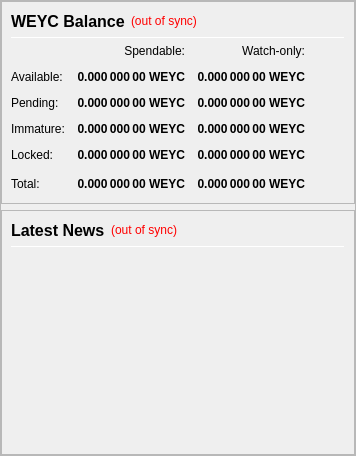
                <widget class="QFrame" name="frameObfuscation">
                 <property name="minimumSize">
                  <size>
                   <width>0</width>
                   <height>0</height>
                  </size>
                 </property>
                 <property name="frameShape">
                  <enum>QFrame::StyledPanel</enum>
                 </property>
                 <property name="frameShadow">
                  <enum>QFrame::Raised</enum>
                 </property>
                 <layout class="QVBoxLayout" name="verticalLayout" stretch="0,0">
                  <property name="leftMargin">
                   <number>0</number>
                  </property>
                  <property name="topMargin">
                   <number>0</number>
                  </property>
                  <property name="rightMargin">
                   <number>0</number>
                  </property>
                  <property name="bottomMargin">
                   <number>0</number>
                  </property>
                  <item>
                   <widget class="QFrame" name="frame_Balances">
                    <property name="frameShape">
                     <enum>QFrame::StyledPanel</enum>
                    </property>
                    <property name="frameShadow">
                     <enum>QFrame::Raised</enum>
                    </property>
                    <layout class="QVBoxLayout" name="verticalLayout_2">
                     <item>
                      <layout class="QHBoxLayout" name="horizontalLayout_4">
                       <item>
                        <widget class="QLabel" name="label_5">
                         <property name="minimumSize">
                          <size>
                           <width>0</width>
                           <height>20</height>
                          </size>
                         </property>
                         <property name="font">
                          <font>
                           <pointsize>12</pointsize>
                           <weight>75</weight>
                           <bold>true</bold>
                          </font>
                         </property>
                         <property name="text">
                          <string>WEYC Balance</string>
                         </property>
                        </widget>
                       </item>
                       <item>
                        <widget class="QLabel" name="labelWalletStatus">
                         <property name="cursor">
                          <cursorShape>WhatsThisCursor</cursorShape>
                         </property>
                         <property name="toolTip">
                          <string>The displayed information may be out of date. Your wallet automatically synchronizes with the KYD network after a connection is established, but this process has not completed yet.</string>
                         </property>
                         <property name="styleSheet">
                          <string notr="true">QLabel { color: red; }</string>
                         </property>
                         <property name="text">
                          <string notr="true">(out of sync)</string>
                         </property>
                         <property name="alignment">
                          <set>Qt::AlignLeading|Qt::AlignLeft|Qt::AlignVCenter</set>
                         </property>
                        </widget>
                       </item>
                       <item>
                        <spacer name="horizontalSpacer_Balance_1">
                         <property name="orientation">
                          <enum>Qt::Horizontal</enum>
                         </property>
                         <property name="sizeHint" stdset="0">
                          <size>
                           <width>40</width>
                           <height>20</height>
                          </size>
                         </property>
                        </spacer>
                       </item>
                      </layout>
                     </item>
                     <item>
                      <widget class="Line" name="line_Balance">
                       <property name="minimumSize">
                        <size>
                         <width>0</width>
                         <height>1</height>
                        </size>
                       </property>
                       <property name="maximumSize">
                        <size>
                         <width>16777215</width>
                         <height>1</height>
                        </size>
                       </property>
                       <property name="orientation">
                        <enum>Qt::Horizontal</enum>
                       </property>
                      </widget>
                     </item>
                     <item>
                      <layout class="QGridLayout" name="gridLayout">
                       <property name="spacing">
                        <number>12</number>
                       </property>
                       <item row="0" column="1">
                        <widget class="QLabel" name="labelSpendable">
                         <property name="text">
                          <string>Spendable:</string>
                         </property>
                         <property name="alignment">
                          <set>Qt::AlignRight|Qt::AlignTrailing|Qt::AlignVCenter</set>
                         </property>
                        </widget>
                       </item>
                       <item row="0" column="2">
                        <widget class="QLabel" name="labelWatchonly">
                         <property name="text">
                          <string>Watch-only:</string>
                         </property>
                         <property name="alignment">
                          <set>Qt::AlignRight|Qt::AlignTrailing|Qt::AlignVCenter</set>
                         </property>
                        </widget>
                       </item>
                       <item row="1" column="0">
                        <widget class="QLabel" name="labelBalanceText">
                         <property name="text">
                          <string>Available:</string>
                         </property>
                        </widget>
                       </item>
                       <item row="1" column="1">
                        <widget class="QLabel" name="labelBalance">
                         <property name="font">
                          <font>
                           <weight>75</weight>
                           <bold>true</bold>
                          </font>
                         </property>
                         <property name="cursor">
                          <cursorShape>IBeamCursor</cursorShape>
                         </property>
                         <property name="toolTip">
                          <string>Your current spendable balance</string>
                         </property>
                         <property name="text">
                          <string notr="true">0.000 000 00 WEYC</string>
                         </property>
                         <property name="alignment">
                          <set>Qt::AlignRight|Qt::AlignTrailing|Qt::AlignVCenter</set>
                         </property>
                         <property name="textInteractionFlags">
                          <set>Qt::LinksAccessibleByMouse|Qt::TextSelectableByKeyboard|Qt::TextSelectableByMouse</set>
                         </property>
                        </widget>
                       </item>
                       <item row="1" column="2">
                        <widget class="QLabel" name="labelWatchAvailable">
                         <property name="font">
                          <font>
                           <weight>75</weight>
                           <bold>true</bold>
                          </font>
                         </property>
                         <property name="cursor">
                          <cursorShape>IBeamCursor</cursorShape>
                         </property>
                         <property name="toolTip">
                          <string>Your current balance in watch-only addresses</string>
                         </property>
                         <property name="text">
                          <string notr="true">0.000 000 00 WEYC</string>
                         </property>
                         <property name="alignment">
                          <set>Qt::AlignRight|Qt::AlignTrailing|Qt::AlignVCenter</set>
                         </property>
                         <property name="textInteractionFlags">
                          <set>Qt::LinksAccessibleByMouse|Qt::TextSelectableByKeyboard|Qt::TextSelectableByMouse</set>
                         </property>
                        </widget>
                       </item>
                       <item row="2" column="0">
                        <widget class="QLabel" name="labelPendingText">
                         <property name="text">
                          <string>Pending:</string>
                         </property>
                        </widget>
                       </item>
                       <item row="2" column="1">
                        <widget class="QLabel" name="labelUnconfirmed">
                         <property name="font">
                          <font>
                           <weight>75</weight>
                           <bold>true</bold>
                          </font>
                         </property>
                         <property name="cursor">
                          <cursorShape>IBeamCursor</cursorShape>
                         </property>
                         <property name="toolTip">
                          <string>Total of transactions that have yet to be confirmed, and do not yet count toward the spendable balance</string>
                         </property>
                         <property name="text">
                          <string notr="true">0.000 000 00 WEYC</string>
                         </property>
                         <property name="alignment">
                          <set>Qt::AlignRight|Qt::AlignTrailing|Qt::AlignVCenter</set>
                         </property>
                         <property name="textInteractionFlags">
                          <set>Qt::LinksAccessibleByMouse|Qt::TextSelectableByKeyboard|Qt::TextSelectableByMouse</set>
                         </property>
                        </widget>
                       </item>
                       <item row="2" column="2">
                        <widget class="QLabel" name="labelWatchPending">
                         <property name="font">
                          <font>
                           <weight>75</weight>
                           <bold>true</bold>
                          </font>
                         </property>
                         <property name="cursor">
                          <cursorShape>IBeamCursor</cursorShape>
                         </property>
                         <property name="toolTip">
                          <string>Unconfirmed transactions to watch-only addresses</string>
                         </property>
                         <property name="text">
                          <string notr="true">0.000 000 00 WEYC</string>
                         </property>
                         <property name="alignment">
                          <set>Qt::AlignRight|Qt::AlignTrailing|Qt::AlignVCenter</set>
                         </property>
                         <property name="textInteractionFlags">
                          <set>Qt::LinksAccessibleByMouse|Qt::TextSelectableByKeyboard|Qt::TextSelectableByMouse</set>
                         </property>
                        </widget>
                       </item>
                       <item row="3" column="0">
                        <widget class="QLabel" name="labelImmatureText">
                         <property name="text">
                          <string>Immature:</string>
                         </property>
                        </widget>
                       </item>
                       <item row="3" column="1">
                        <widget class="QLabel" name="labelImmature">
                         <property name="font">
                          <font>
                           <weight>75</weight>
                           <bold>true</bold>
                          </font>
                         </property>
                         <property name="cursor">
                          <cursorShape>IBeamCursor</cursorShape>
                         </property>
                         <property name="toolTip">
                          <string>Staked or masternode rewards that has not yet matured</string>
                         </property>
                         <property name="text">
                          <string notr="true">0.000 000 00 WEYC</string>
                         </property>
                         <property name="alignment">
                          <set>Qt::AlignRight|Qt::AlignTrailing|Qt::AlignVCenter</set>
                         </property>
                         <property name="textInteractionFlags">
                          <set>Qt::LinksAccessibleByMouse|Qt::TextSelectableByKeyboard|Qt::TextSelectableByMouse</set>
                         </property>
                        </widget>
                       </item>
                       <item row="3" column="2">
                        <widget class="QLabel" name="labelWatchImmature">
                         <property name="font">
                          <font>
                           <weight>75</weight>
                           <bold>true</bold>
                          </font>
                         </property>
                         <property name="cursor">
                          <cursorShape>IBeamCursor</cursorShape>
                         </property>
                         <property name="toolTip">
                          <string>Staked or masternode rewards in watch-only addresses that has not yet matured</string>
                         </property>
                         <property name="text">
                          <string notr="true">0.000 000 00 WEYC</string>
                         </property>
                         <property name="alignment">
                          <set>Qt::AlignRight|Qt::AlignTrailing|Qt::AlignVCenter</set>
                         </property>
                         <property name="textInteractionFlags">
                          <set>Qt::LinksAccessibleByMouse|Qt::TextSelectableByKeyboard|Qt::TextSelectableByMouse</set>
                         </property>
                        </widget>
                       </item>
                       <item row="4" column="0">
                        <widget class="QLabel" name="labelLockedBalanceText">
                         <property name="toolTip">
                          <string>Locked WEYC or Masternode collaterals.</string>
                         </property>
                         <property name="text">
                          <string>Locked:</string>
                         </property>
                        </widget>
                       </item>
                       <item row="4" column="1">
                        <widget class="QLabel" name="labelLockedBalance">
                         <property name="font">
                          <font>
                           <weight>75</weight>
                           <bold>true</bold>
                          </font>
                         </property>
                         <property name="cursor">
                          <cursorShape>IBeamCursor</cursorShape>
                         </property>
                         <property name="toolTip">
                          <string>Locked WEYC or Masternode collaterals</string>
                         </property>
                         <property name="text">
                          <string notr="true">0.000 000 00 WEYC</string>
                         </property>
                         <property name="alignment">
                          <set>Qt::AlignRight|Qt::AlignTrailing|Qt::AlignVCenter</set>
                         </property>
                         <property name="textInteractionFlags">
                          <set>Qt::LinksAccessibleByMouse|Qt::TextSelectableByKeyboard|Qt::TextSelectableByMouse</set>
                         </property>
                        </widget>
                       </item>
                       <item row="4" column="2">
                        <widget class="QLabel" name="labelWatchLocked">
                         <property name="font">
                          <font>
                           <weight>75</weight>
                           <bold>true</bold>
                          </font>
                         </property>
                         <property name="cursor">
                          <cursorShape>IBeamCursor</cursorShape>
                         </property>
                         <property name="toolTip">
                          <string>Current locked balance in watch-only addresses</string>
                         </property>
                         <property name="text">
                          <string notr="true">0.000 000 00 WEYC</string>
                         </property>
                         <property name="alignment">
                          <set>Qt::AlignRight|Qt::AlignTrailing|Qt::AlignVCenter</set>
                         </property>
                         <property name="textInteractionFlags">
                          <set>Qt::LinksAccessibleByMouse|Qt::TextSelectableByKeyboard|Qt::TextSelectableByMouse</set>
                         </property>
                        </widget>
                       </item>
                       <item row="5" column="0">
                        <widget class="QLabel" name="labelTotalText">
                         <property name="toolTip">
                          <string>Your current WEYC balance, unconfirmed and immature transactions included</string>
                         </property>
                         <property name="text">
                          <string>Total:</string>
                         </property>
                        </widget>
                       </item>
                       <item row="5" column="1">
                        <widget class="QLabel" name="labelTotal">
                         <property name="font">
                          <font>
                           <weight>75</weight>
                           <bold>true</bold>
                          </font>
                         </property>
                         <property name="cursor">
                          <cursorShape>IBeamCursor</cursorShape>
                         </property>
                         <property name="toolTip">
                          <string>Your current WEYC balance, unconfirmed and immature transactions included</string>
                         </property>
                         <property name="text">
                          <string notr="true">0.000 000 00 WEYC</string>
                         </property>
                         <property name="alignment">
                          <set>Qt::AlignRight|Qt::AlignTrailing|Qt::AlignVCenter</set>
                         </property>
                         <property name="textInteractionFlags">
                          <set>Qt::LinksAccessibleByMouse|Qt::TextSelectableByKeyboard|Qt::TextSelectableByMouse</set>
                         </property>
                        </widget>
                       </item>
                       <item row="5" column="2">
                        <widget class="QLabel" name="labelWatchTotal">
                         <property name="font">
                          <font>
                           <weight>75</weight>
                           <bold>true</bold>
                          </font>
                         </property>
                         <property name="cursor">
                          <cursorShape>IBeamCursor</cursorShape>
                         </property>
                         <property name="toolTip">
                          <string>Current total balance in watch-only addresses</string>
                         </property>
                         <property name="text">
                          <string notr="true">0.000 000 00 WEYC</string>
                         </property>
                         <property name="alignment">
                          <set>Qt::AlignRight|Qt::AlignTrailing|Qt::AlignVCenter</set>
                         </property>
                         <property name="textInteractionFlags">
                          <set>Qt::LinksAccessibleByMouse|Qt::TextSelectableByKeyboard|Qt::TextSelectableByMouse</set>
                         </property>
                        </widget>
                       </item>
                       <item row="5" column="3">
                        <spacer name="horizontalSpacer_Balance_2">
                         <property name="orientation">
                          <enum>Qt::Horizontal</enum>
                         </property>
                         <property name="sizeHint" stdset="0">
                          <size>
                           <width>40</width>
                           <height>20</height>
                          </size>
                         </property>
                        </spacer>
                       </item>
                      </layout>
                     </item>
                    </layout>
                   </widget>
                  </item>
                  <item>
                   <widget class="QFrame" name="frame_News">
                    <property name="minimumSize">
                     <size>
                      <width>0</width>
                      <height>0</height>
                     </size>
                    </property>
                    <property name="frameShape">
                     <enum>QFrame::StyledPanel</enum>
                    </property>
                    <property name="frameShadow">
                     <enum>QFrame::Raised</enum>
                    </property>
                    <layout class="QVBoxLayout" name="verticalLayout_3" stretch="0,0,0">
                     <item>
                      <layout class="QHBoxLayout" name="horizontalLayout_News">
                       <item>
                        <widget class="QLabel" name="labelNews">
                         <property name="minimumSize">
                          <size>
                           <width>0</width>
                           <height>20</height>
                          </size>
                         </property>
                         <property name="font">
                          <font>
                           <pointsize>12</pointsize>
                           <weight>75</weight>
                           <bold>true</bold>
                          </font>
                         </property>
                         <property name="text">
                          <string>Latest News</string>
                         </property>
                        </widget>
                       </item>
                       <item>
                        <widget class="QLabel" name="labelNewsStatus">
                         <property name="cursor">
                          <cursorShape>WhatsThisCursor</cursorShape>
                         </property>
                         <property name="toolTip">
                          <string>The displayed information may be out of date. Your wallet automatically synchronizes with the SCN network after a connection is established, but this process has not completed yet.</string>
                         </property>
                         <property name="styleSheet">
                          <string notr="true">QLabel { color: red; }</string>
                         </property>
                         <property name="text">
                          <string notr="true">(out of sync)</string>
                         </property>
                         <property name="alignment">
                          <set>Qt::AlignRight|Qt::AlignTrailing|Qt::AlignVCenter</set>
                         </property>
                        </widget>
                       </item>
                       <item>
                        <spacer name="horizontalSpacer_Balance_3">
                         <property name="orientation">
                          <enum>Qt::Horizontal</enum>
                         </property>
                         <property name="sizeHint" stdset="0">
                          <size>
                           <width>40</width>
                           <height>20</height>
                          </size>
                         </property>
                        </spacer>
                       </item>
                      </layout>
                     </item>
                     <item>
                      <widget class="Line" name="line_News">
                       <property name="minimumSize">
                        <size>
                         <width>0</width>
                         <height>1</height>
                        </size>
                       </property>
                       <property name="maximumSize">
                        <size>
                         <width>16777215</width>
                         <height>1</height>
                        </size>
                       </property>
                       <property name="orientation">
                        <enum>Qt::Horizontal</enum>
                       </property>
                      </widget>
                     </item>
                     <item>
                      <widget class="QListWidget" name="listNews">
                       <property name="sizePolicy">
                        <sizepolicy hsizetype="Expanding" vsizetype="Expanding">
                         <horstretch>0</horstretch>
                         <verstretch>0</verstretch>
                        </sizepolicy>
                       </property>
                       <property name="minimumSize">
                        <size>
                         <width>0</width>
                         <height>0</height>
                        </size>
                       </property>
                       <property name="sizeIncrement">
                        <size>
                         <width>0</width>
                         <height>0</height>
                        </size>
                       </property>
                       <property name="styleSheet">
                        <string notr="true">QListView { background: transparent; }</string>
                       </property>
                       <property name="frameShape">
                        <enum>QFrame::NoFrame</enum>
                       </property>
                       <property name="verticalScrollBarPolicy">
                        <enum>Qt::ScrollBarAsNeeded</enum>
                       </property>
                       <property name="horizontalScrollBarPolicy">
                        <enum>Qt::ScrollBarAsNeeded</enum>
                       </property>
                       <property name="selectionMode">
                        <enum>QAbstractItemView::NoSelection</enum>
                       </property>
                       <property name="selectionBehavior">
                        <enum>QAbstractItemView::SelectRows</enum>
                       </property>
                       <property name="verticalScrollMode">
                        <enum>QAbstractItemView::ScrollPerItem</enum>
                       </property>
                      </widget>
                     </item>
                    </layout>
                   </widget>
                  </item>
                 </layout>
                </widget>
